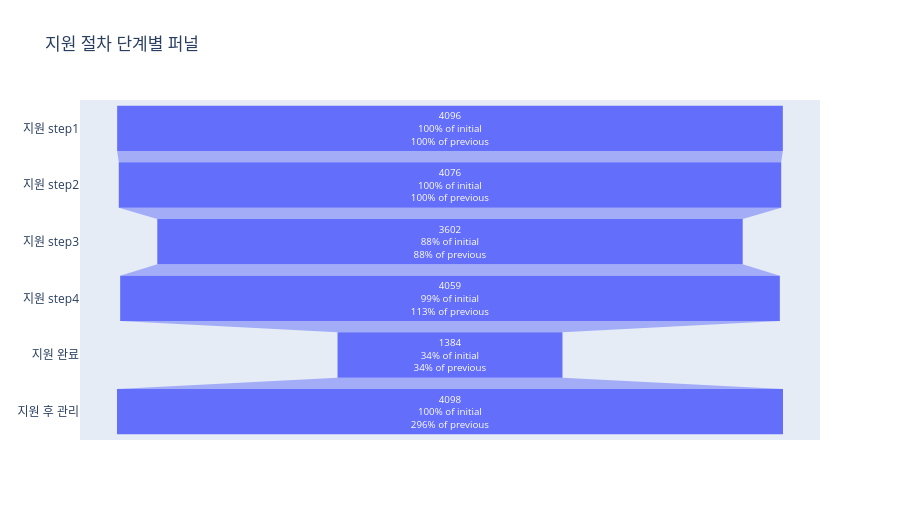

Notebook code for this chart:
### Markdown cell above
---
# 7. 지원 절차 분석

## 7.1 지원 단계별 퍼널

지원 프로세스는 `step1 → step2 → step3 → step4 → complete`로 구성되며, Page URL과 API URL 양쪽에서 분석한다.

**분석 목적**: 어느 step에서 이탈이 가장 많이 발생하는지, 지원 완료율은 얼마인지 파악한다.

### Code cell
# =========================
# 7.1 지원 퍼널 집계
# =========================

query = signup_cte + """
, post_signup_logs AS (
    SELECT l.user_uuid, l.timestamp, l.url_path, d.done_time
    FROM logs l
    INNER JOIN step3_done_users d ON l.user_uuid=d.user_uuid AND l.timestamp>=d.done_time
    WHERE l.url_path NOT LIKE '%%signup%%'
)
SELECT
    COUNT(DISTINCT CASE WHEN url_path LIKE 'jobs/%%/apply/step1%%' OR url_path LIKE 'api/jobs/%%/apply/step1%%' THEN user_uuid END) AS apply_step1_users,
    COUNT(DISTINCT CASE WHEN url_path LIKE 'jobs/%%/apply/step2%%' OR url_path LIKE 'api/jobs/%%/apply/step2%%' THEN user_uuid END) AS apply_step2_users,
    COUNT(DISTINCT CASE WHEN url_path LIKE 'jobs/%%/apply/step3%%' OR url_path LIKE 'api/jobs/%%/apply/step3%%' THEN user_uuid END) AS apply_step3_users,
    COUNT(DISTINCT CASE WHEN url_path LIKE 'jobs/%%/apply/step4%%' OR url_path LIKE 'api/jobs/%%/apply/step4%%' THEN user_uuid END) AS apply_step4_users,
    COUNT(DISTINCT CASE WHEN url_path LIKE '%%apply/complete%%' THEN user_uuid END) AS apply_complete_users,
    COUNT(DISTINCT CASE WHEN url_path LIKE '%%apply_progress%%' OR url_path LIKE '%%applications%%' THEN user_uuid END) AS apply_manage_users
FROM post_signup_logs;
"""

apply_funnel_raw = pd.read_sql(query, engine)

apply_funnel = pd.DataFrame({
    "stage": ["지원 step1", "지원 step2", "지원 step3", "지원 step4", "지원 완료", "지원 후 관리"],
    "user_count": [
        apply_funnel_raw.loc[0, "apply_step1_users"],
        apply_funnel_raw.loc[0, "apply_step2_users"],
        apply_funnel_raw.loc[0, "apply_step3_users"],
        apply_funnel_raw.loc[0, "apply_step4_users"],
        apply_funnel_raw.loc[0, "apply_complete_users"],
        apply_funnel_raw.loc[0, "apply_manage_users"],
    ]
})
apply_funnel["conversion_from_first"] = (apply_funnel["user_count"] / apply_funnel.loc[0, "user_count"] * 100).round(1)

fig = go.Figure(go.Funnel(
    y=apply_funnel["stage"], x=apply_funnel["user_count"],
    textinfo="value+percent initial+percent previous"
))
fig.update_layout(title="지원 절차 단계별 퍼널", height=520)
fig.show()

apply_funnel

### Figure 1 — Plotly figure (JSON) as saved in the notebook; plotly's stock layout.template omitted (floating-point values rounded to 4 significant figures)
{"data": [{"textinfo": "value+percent initial+percent previous", "type": "funnel", "x": [4096, 4076, 3602, 4059, 1384, 4098], "y": ["지원 step1", "지원 step2", "지원 step3", "지원 step4", "지원 완료", "지원 후 관리"]}], "layout": {"height": 520, "title": {"text": "지원 절차 단계별 퍼널"}}}
